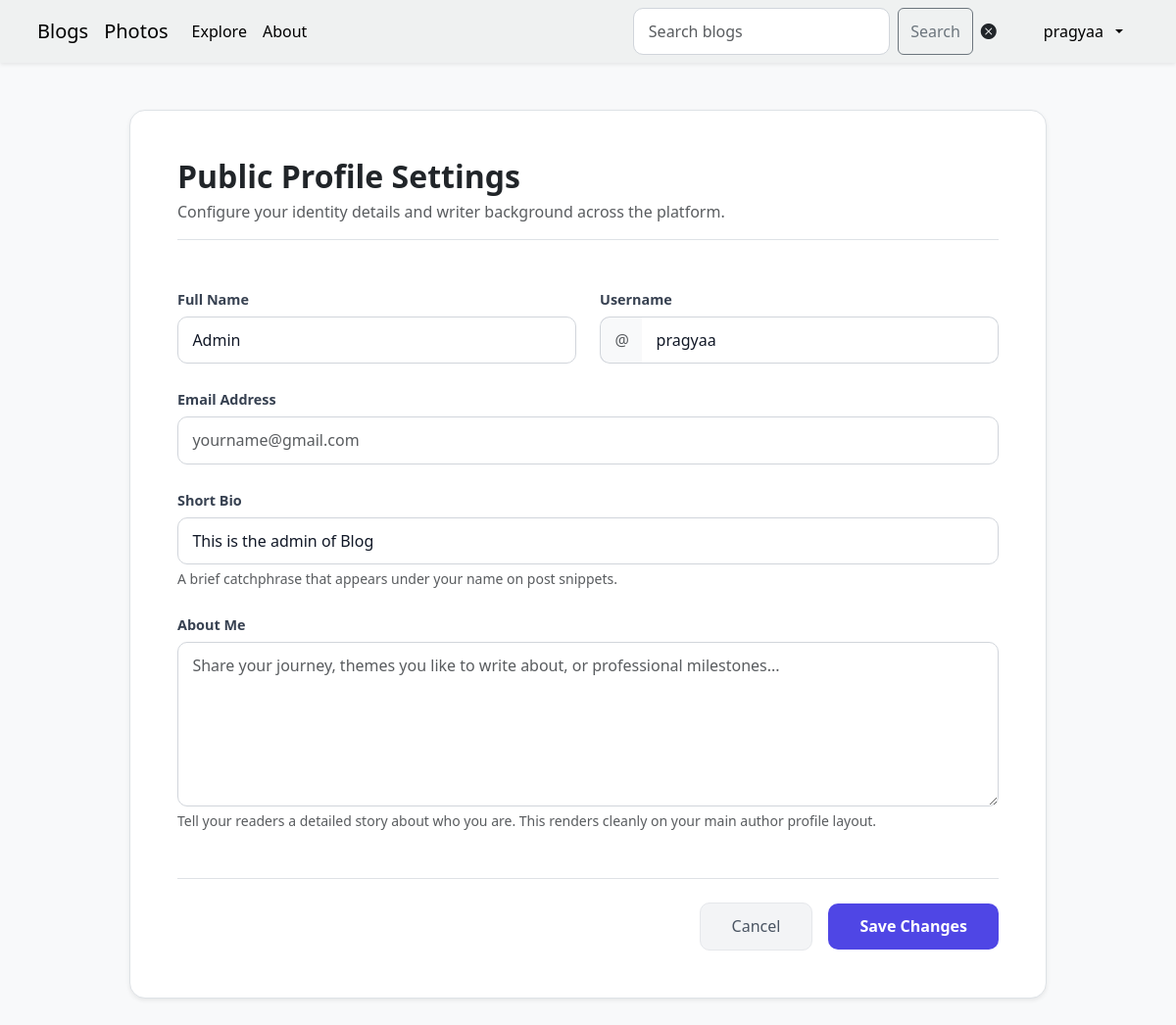
The app's page /edit_profile/ (signed in) with its own data.
### accounts/models.py (models this page shows, shortened)
class  MyUser(AbstractUser):
    email = models.EmailField(blank=True,null=True)
    fullname = models.CharField(max_length=50,default="user")
    bio = models.CharField(max_length=250,default="")

### accounts/views.py (the view)
# urls.py: path('edit_profile/',views.edit_profile, name='edit'),
@login_required
def edit_profile(request):
    user=request.user
    if request.method == 'POST':
        form = EditProfile(request.POST,instance=user)
        if form.is_valid():
            form.save()
            messages.success(request, "changes saved successfully!")
            return redirect('dashboard')
        else:
            messages.error(request,form.errors)
    else:
        form = EditProfile(instance=user)
    return render(request,'accounts/edit.html',{"form":form})

### accounts/forms.py
class EditProfile(forms.ModelForm):
    class Meta:
        model = MyUser
        fields = ['username','fullname','email','bio']

### accounts/templates/accounts/edit.html (shortened to what this page needs)
{% extends 'base.html' %}
{% block other %}
<div class="container settings-container">
    <div class="bg-white rounded-4 border p-4 p-md-5 shadow-sm">
        <div class="mb-5 border-bottom pb-3">
            <h2 class="fw-bold tracking-tight mb-1">Public Profile Settings</h2>
            <p class="text-muted mb-0">Configure your identity details and writer background across the platform.</p>
        </div>
        <form method="post" novalidate>
            <div class="row g-4 mb-4">
                <div class="col-12 col-md-6">
                    <label class="form-label" for="id_fullname">Full Name</label>
                    <input class="form-control {% if form.fullname.errors %}is-invalid{% endif %}"
                           id="id_fullname" type="text" placeholder="GoGo Mater" name="fullname"
                           value="{{ form.fullname.value|default:'' }}">
                </div>
                <div class="col-12 col-md-6">
                    <label class="form-label" for="id_username">Username</label>
                    <div class="input-group">
                        <span class="input-group-text bg-light border-end-0 text-muted">@</span>
                        <input class="form-control border-start-0 {% if form.username.errors %}is-invalid{% endif %}"
                               id="id_username" type="text" placeholder="xyz" name="username"
                               value="{{ form.username.value|default:'' }}">
                    </div>
                </div>
            </div>
            <div class="mb-4">
                <label class="form-label" for="id_email">Email Address</label>
                <input class="form-control {% if form.email.errors %}is-invalid{% endif %}"
                       id="id_email" type="email" placeholder="yourname@gmail.com" name="email"
                       value="{{ form.email.value|default:'' }}">
            </div>
            <div class="mb-4">
                <label class="form-label" for="id_bio">Short Bio</label>
                <input class="form-control {% if form.bio.errors %}is-invalid{% endif %}"
                       id="id_bio" type="text" placeholder="A catchphrase or simple headline..." name="bio"
                       value="{{ form.bio.value|default:'' }}">
                <div class="form-text text-muted mt-1">A brief catchphrase that appears under your name on post snippets.</div>
            </div>
            <div class="mb-5">
                <label class="form-label" for="id_about">About Me</label>
                <textarea class="form-control {% if form.about.errors %}is-invalid{% endif %}"
                          id="id_about" rows="6" name="about"
                          placeholder="Share your journey, themes you like to write about, or professional milestones...">{{ form.about.value|default:'' }}</textarea>
                <div class="form-text text-muted mt-1">Tell your readers a detailed story about who you are. This renders cleanly on your main author profile layout.</div>
            </div>
            <div class="d-flex align-items-center justify-content-end gap-3 pt-4 border-top">
                <a href="{% url 'dashboard' %}" class="btn btn-secondary-cancel text-decoration-none">Cancel</a>
                <button type="submit" class="btn btn-primary-submit">Save Changes</button>
            </div>
        </form>
    </div>
</div>
{% endblock other %}

### templates/navbar.html (shortened to what this page needs)
<nav class="navbar navbar-expand-lg navbar-dark navbar-custom shadow-sm sticky-top">
    <div class="container px-2">
        <a class="navbar-brand dark" href="{% url 'index' %}">
            Blogs
        </a>
        <a href="{% url 'photo' %}" class="navbar-brand">
            Photos
        </a>
        <div class="collapse navbar-collapse" id="navbarSupportedContent">
            <ul class="navbar-nav me-auto mb-2 mb-lg-0">
                <li class="nav-item">
                    <a href="{% url 'explore' %}"
                        class="nav-link {% if request.resolver_match.url_name == 'explore' %}active{% endif %}">
                        Explore
                    </a>
                </li>
                <li class="nav-item">
                    <a href="{% url 'about' %}"
                        class=" nav-link {% if request.resolver_match.url_name == 'about' %}active{% endif %}">
                        About
                    </a>
                </li>
            </ul>
            <form class="d-flex me-3" method="get" action="{% url 'index' %}">
                <input class="form-control me-2" type="search" placeholder="Search blogs" value="{{ search_query }}"
                    name="q">
                <button class="btn btn-outline-secondary me-2" type="submit">
                    Search
                </button>
                <button type="button" id="clear-search"
                    class="btn btn-link text-dark p-0 border-0 me-2 shadow-none">
                    <i class="bi bi-x-circle-fill"></i>
                </button>
            </form>
            <ul class="navbar-nav">
                <li class="nav-item dropdown">
                    <a class="nav-link dropdown-toggle btn btn-outline-light border-0 px-3 py-2 rounded-pill d-flex align-items-center gap-2"
                        href="#" role="button" data-bs-toggle="dropdown" aria-expanded="false">
                         {{ request.user.username|default:"Account" }}
                    </a>
                </li>
            </ul>
        </div>
    </div>
</nav>

### accounts/static/accounts/css/styles.css (style rules this page uses)
.navbar-custom { background: rgba(239, 241, 241, 0.95); backdrop-filter: blur(10px); }
body { background: #d1d1d3; }
.nav-link,.navbar-brand { font-weight: 500; color:black }
.nav-item { color: rgb(61, 60, 60); }

### accounts/templates/accounts/edit.html (style rules this page uses)
.settings-container { max-width: 960px; margin-top: 3rem; margin-bottom: 5rem; }
.form-label { font-size: 0.9rem; font-weight: 600; color: #374151; margin-bottom: 0.4rem; }
.form-control, .input-group-text { background-color: #ffffff; border: 1px solid #d1d5db; border-radius: 10px; padding: 0.7rem 0.9rem; color: #111827; transition: all 0.2s ease; }
.btn-primary-submit { background-color: #4f46e5; border: none; color: #ffffff; padding: 0.7rem 2rem; border-radius: 10px; font-weight: 600; transition: all 0.2s ease; }
.btn-secondary-cancel { background-color: #f3f4f6; border: 1px solid #e5e7eb; color: #4b5563; padding: 0.7rem 2rem; border-radius: 10px; font-weight: 500; transition: all 0.2s ease; }

### records on screen
MyUser: user.username "pragyaa", fullname "Admin", username "pragyaa", bio "This is the admin of Blog"
